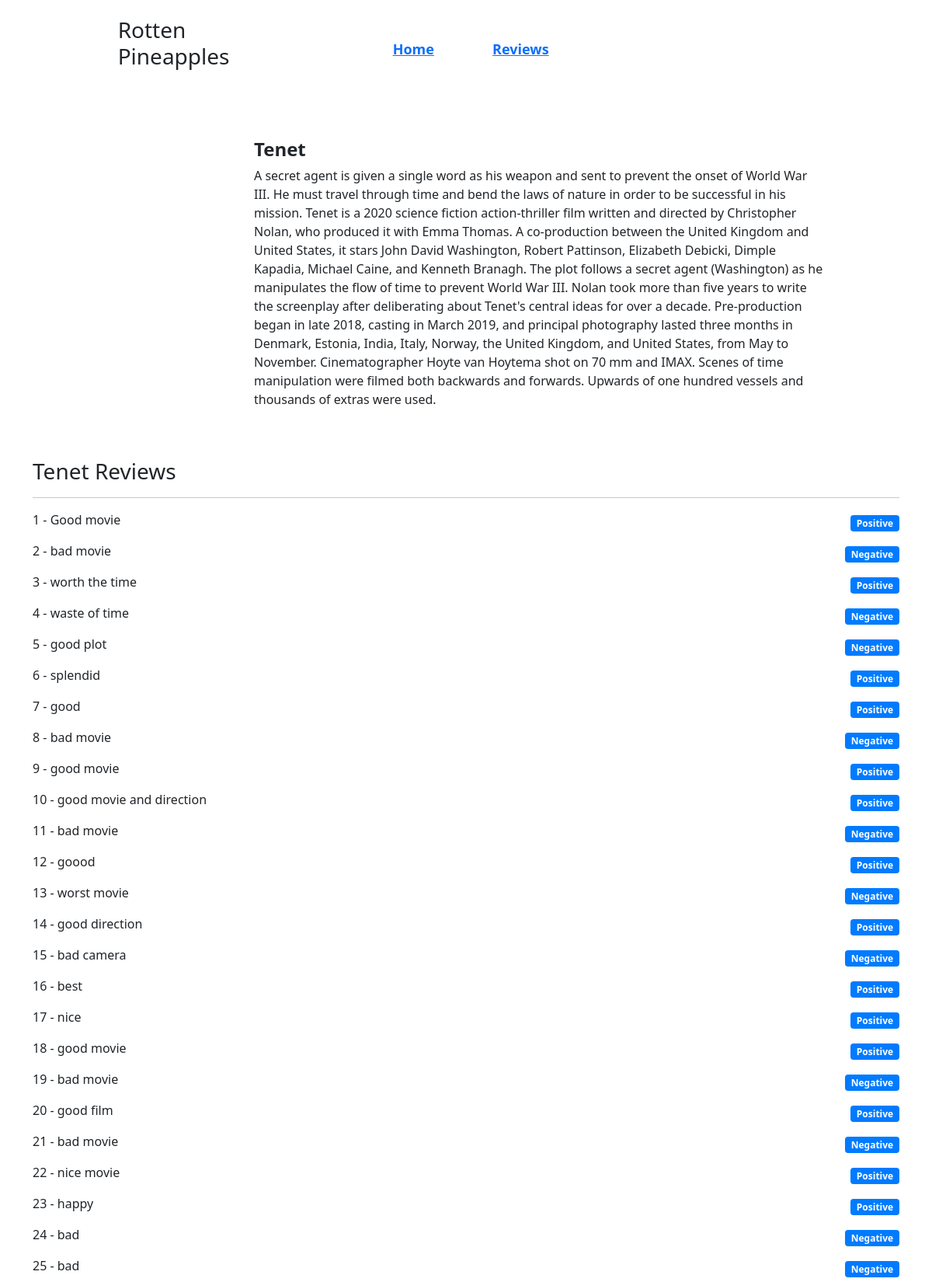
/reviews.html (upper part), run on the app's committed database.
### tables this page shows
CREATE TABLE movieReview(ID INTEGER PRIMARY KEY AUTOINCREMENT, Review text,Prediction text, Userfeedback text);

### app.py (the view)
@app.route('/reviews.html')
def reviews():
    movieReview = conn.execute('SELECT * FROM movieReview').fetchall()
    return render_template('reviews.html', posts=movieReview)

### templates/reviews.html
{% extends 'base.html' %}
{% block content %}
    <h3>{% block title %} Tenet Reviews {% endblock %}</h3>
    <hr>
    {% for post in posts %}
        <p> {{ post['ID'] }} - {{ post['Review'] }} </p>
        <span class="badge badge-primary" style="margin:auto; float:right; margin-top:-3%">{{ post['Prediction'] }}</span>
    {% endfor %}
{% endblock %}

### templates/base.html (shortened to what this page needs)
<!doctype html>
<html lang="en">
  <head>
    <link rel="stylesheet" href="https://maxcdn.bootstrapcdn.com/bootstrap/4.0.0/css/bootstrap.min.css">
      <link href="https://cdn.jsdelivr.net/npm/bootstrap@5.0.0-beta1/dist/css/bootstrap.min.css" rel="stylesheet">
      <link rel="stylesheet" href="{{ url_for('static', filename='css/main.css') }}">
  </head>
  <body>
    <div class='container'>
        <div class="row ml-1" style="padding-top: 2%;">
            <div class="col-md-1">
            </div>
            <div class="col-md-1 logo_text "> <h3>Rotten Pineapples</h3></div>
            <div class="col-md-5" style="margin: 2.5% 20%">
                    <a href="/index.html" class="links">Home</a>
                    <a href="reviews.html" class="links">Reviews</a>
            </div>
        </div>
    </div>
    <br><br><br>
    <div class="container">
    <div class="row">
        <div class="col-md-3">
        </div>
        <div class="col-md-8">
            <h4><b>Tenet</b></h4>
            <p>A secret agent is given a single word as his weapon and sent to prevent the onset of World War III. He must travel through time and bend the laws of nature in order to be successful in his mission.
                Tenet is a 2020 science fiction action-thriller film written and directed by Christopher Nolan, who produced it with Emma Thomas. A co-production between the United Kingdom and United States, it stars John David Washington, Robert Pattinson, Elizabeth Debicki, Dimple Kapadia, Michael Caine, and Kenneth Branagh. The plot follows a secret agent (Washington) as he manipulates the flow of time to prevent World War III.
                Nolan took more than five years to write the screenplay after deliberating about Tenet's central ideas for over a decade. Pre-production began in late 2018, casting in March 2019, and principal photography lasted three months in Denmark, Estonia, India, Italy, Norway, the United Kingdom, and United States, from May to November. Cinematographer Hoyte van Hoytema shot on 70 mm and IMAX. Scenes of time manipulation were filmed both backwards and forwards. Upwards of one hundred vessels and thousands of extras were used.
            </p>
        </div>
    </div>
    </div>
    <br><br>
    <div class="container">
        {% block content %} {% endblock %}
    </div>
  </body>
</html>

### templates/base.html (style rules this page uses)
.links { margin: 8%; font-size: large; font-weight: bold; }

### data on the page
movieReview: ID "1", Review "Good movie", Prediction "Positive"
movieReview: ID "2", Review "bad movie", Prediction "Negative"
movieReview: ID "3", Review "worth the time", Prediction "Positive"
movieReview: ID "4", Review "waste of time", Prediction "Negative"
movieReview: ID "5", Review "good plot", Prediction "Negative"
movieReview: ID "6", Review "splendid", Prediction "Positive"
movieReview: ID "7", Review "good", Prediction "Positive"
movieReview: ID "8", Review "bad movie", Prediction "Negative"
movieReview: ID "9", Review "good movie", Prediction "Positive"
movieReview: ID "10", Review "good movie and direction", Prediction "Positive"
movieReview: ID "11", Review "bad movie", Prediction "Negative"
movieReview: ID "12", Review "goood", Prediction "Positive"
movieReview: ID "13", Review "worst movie", Prediction "Negative"
movieReview: ID "14", Review "good direction", Prediction "Positive"
movieReview: ID "15", Review "bad camera", Prediction "Negative"
movieReview: ID "16", Review "best", Prediction "Positive"
movieReview: ID "17", Review "nice", Prediction "Positive"
movieReview: ID "18", Review "good movie", Prediction "Positive"
movieReview: ID "19", Review "bad movie", Prediction "Negative"
movieReview: ID "20", Review "good film", Prediction "Positive"
movieReview: ID "21", Review "bad movie", Prediction "Negative"
movieReview: ID "22", Review "nice movie", Prediction "Positive"
movieReview: ID "23", Review "happy", Prediction "Positive"
movieReview: ID "24", Review "bad", Prediction "Negative"
movieReview: ID "25", Review "bad", Prediction "Negative"
